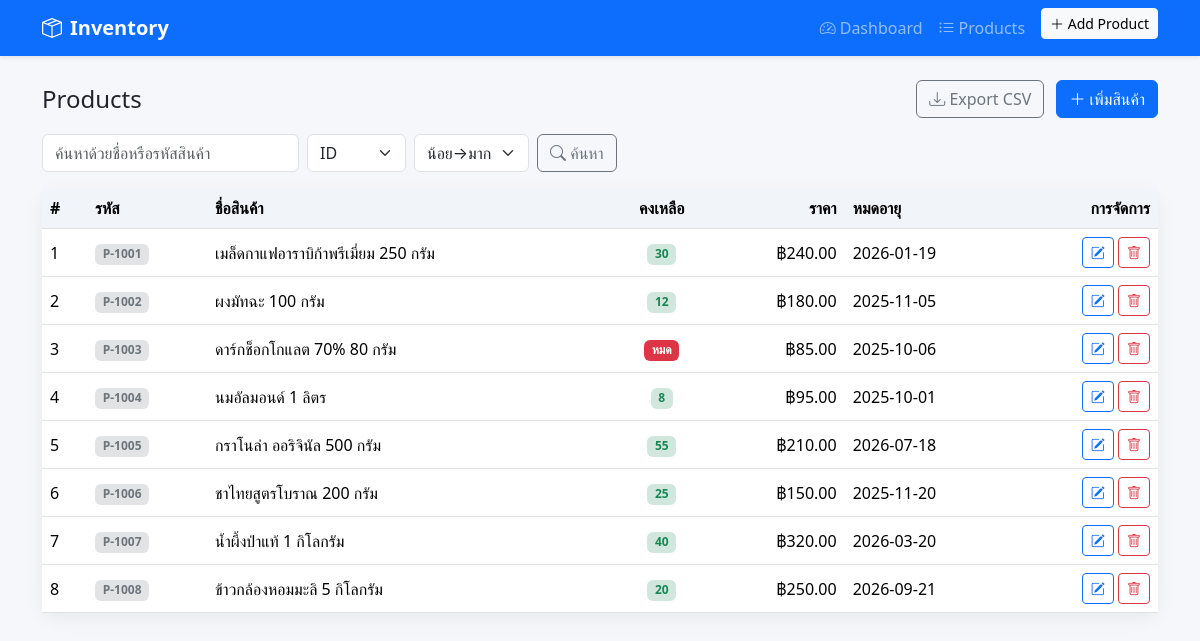
/products.php, run on the app's committed database.
### tables this page shows
CREATE TABLE IF NOT EXISTS products (
  id INT AUTO_INCREMENT PRIMARY KEY,
  product_code VARCHAR(50) NOT NULL UNIQUE,
  name VARCHAR(255) NOT NULL,
  quantity INT NOT NULL DEFAULT 0,
  price DECIMAL(10,2) NOT NULL,
  expiry_date DATE
);

### src/product_functions.php (called while the page is built, shortened)
<?php
require_once __DIR__ . '/connect_db.php';
function listProducts(string $q = '', int $page = 1, int $perPage = 10, string $orderBy = 'id', string $orderDir = 'ASC'): array {
  global $pdo;
  $page    = max(1, (int)$page);
  $perPage = max(1, min(100, (int)$perPage));
  $offset  = ($page - 1) * $perPage;
  $params = [];
  $where  = '';
    $allowed = ['id','product_code','name','quantity','price','expiry_date'];
    $orderDir = strtoupper($orderDir) === 'DESC' ? 'DESC' : 'ASC';
  $countSql = "SELECT COUNT(*) FROM products $where";
  $countStmt = $pdo->prepare($countSql);
  $countStmt->execute($params);
  $total = (int)$countStmt->fetchColumn();
  $sql = "SELECT * FROM products $where
      ORDER BY $orderBy $orderDir
      LIMIT $perPage OFFSET $offset";
  $stmt = $pdo->prepare($sql);
  $stmt->execute();
  return [
    'items'   => $stmt->fetchAll(),
    'total'   => $total,
    'page'    => $page,
    'perPage' => $perPage,
    'pages'   => (int)ceil($total / $perPage),
  ];
}

### public/products.php (the view, shortened to what this page needs)
<?php
require_once __DIR__ . '/../src/product_functions.php';
include __DIR__ . '/../templates/header.php';
$q = trim($_GET['q'] ?? '');
$page = max(1, (int)($_GET['page'] ?? 1));
$perPage = 10;
$orderBy = $_GET['orderBy'] ?? 'id';
$orderDir = $_GET['orderDir'] ?? 'ASC';
$result = listProducts($q, $page, $perPage, $orderBy, $orderDir);
$items = $result['items'];
?>
<div class="container">
  <div class="d-flex justify-content-between align-items-center mb-3">
    <h1 class="h4 mb-0">Products</h1>
    <div>
      <a href="export_csv.php?q=<?= urlencode($q) ?>&orderBy=<?= urlencode($orderBy) ?>&orderDir=<?= urlencode($orderDir) ?>" class="btn btn-outline-secondary me-2"><i class="bi bi-download"></i> Export CSV</a>
      <a href="add_product.php" class="btn btn-primary"><i class="bi bi-plus-lg me-1"></i>เพิ่มสินค้า</a>
    </div>
  </div>
  <form class="row g-2 mb-3" method="get" id="search-form">
    <div class="col-auto">
      <input type="text" class="form-control" name="q" value="<?= htmlspecialchars($q) ?>" placeholder="ค้นหาด้วยชื่อหรือรหัสสินค้า" id="search-input">
    </div>
    <div class="col-auto">
      <select name="orderBy" id="orderBy" class="form-select">
        <?php
        $cols = ['id' => 'ID', 'product_code' => 'รหัส', 'name' => 'ชื่อ', 'quantity' => 'คงเหลือ', 'price' => 'ราคา', 'expiry_date' => 'หมดอายุ'];
        foreach ($cols as $key => $label) {
            $sel = ($orderBy === $key) ? 'selected' : '';
            echo "<option value=\"{$key}\" {$sel}>{$label}</option>";
        }
        ?>
      </select>
    </div>
    <div class="col-auto">
      <select name="orderDir" id="orderDir" class="form-select">
        <option value="ASC" <?= $orderDir === 'ASC' ? 'selected' : '' ?>>น้อย→มาก</option>
      </select>
    </div>
    <div class="col-auto">
      <button class="btn btn-outline-secondary"><i class="bi bi-search"></i> ค้นหา</button>
    </div>
  </form>
  <div class="card">
    <div class="table-responsive">
      <table class="table align-middle mb-0">
        <thead>
          <tr>
            <th>#</th>
            <th>รหัส</th>
            <th>ชื่อสินค้า</th>
            <th class="text-center">คงเหลือ</th>
            <th class="text-end">ราคา</th>
            <th>หมดอายุ</th>
            <th class="text-end">การจัดการ</th>
          </tr>
        </thead>
  <tbody id="products-table-body">
        <?php if (!$items): ?>
          <tr><td colspan="7" class="text-center text-muted py-4">ไม่พบรายการ</td></tr>
        <?php else: foreach ($items as $i => $p): ?>
          <tr>
            <td><?= (($page-1)*$perPage) + $i + 1 ?></td>
            <td><span class="badge bg-secondary-subtle text-secondary"><?= htmlspecialchars($p['product_code']) ?></span></td>
            <td><?= htmlspecialchars($p['name']) ?></td>
            <td class="text-center">
              <?php if ((int)$p['quantity'] <= 0): ?>
                <span class="badge bg-danger">หมด</span>
              <?php elseif ((int)$p['quantity'] <= 5): ?>
                <span class="badge bg-warning text-dark"><?= (int)$p['quantity'] ?></span>
              <?php else: ?>
                <span class="badge bg-success-subtle text-success"><?= (int)$p['quantity'] ?></span>
              <?php endif; ?>
            </td>
            <td class="text-end">฿<?= number_format((float)$p['price'], 2) ?></td>
            <td><?= $p['expiry_date'] ?: '-' ?></td>
            <td class="text-end">
              <a href="edit_product.php?id=<?= $p['id'] ?>" class="btn btn-sm btn-outline-primary"><i class="bi bi-pencil-square"></i></a>
              <a href="delete_product.php?id=<?= $p['id'] ?>" class="btn btn-sm btn-outline-danger" onclick="return confirm('ลบสินค้า?');"><i class="bi bi-trash"></i></a>
            </td>
          </tr>
        <?php endforeach; endif; ?>
        </tbody>
      </table>
    </div>
  </div>
</div>

### public/assets/css/styles.css (style rules this page uses)
:root { --card-radius: 16px; }
body { background-color:#f5f7fb; }
.card { border:0; border-radius:var(--card-radius); box-shadow:0 6px 20px rgba(0,0,0,0.06); }
.table thead th { background:#f1f4f9; }

### data on the page
products: i "1", product_code "P-1001", name "เมล็ดกาแฟอาราบิก้าพรีเมี่ยม 250 กรัม", quantity "30", price "240.00", expiry_date "2026-01-19"
products: i "2", product_code "P-1002", name "ผงมัทฉะ 100 กรัม", quantity "12", price "180.00", expiry_date "2025-11-05"
products: i "3", product_code "P-1003", name "ดาร์กช็อกโกแลต 70% 80 กรัม", quantity "หมด", price "85.00", expiry_date "2025-10-06"
products: i "4", product_code "P-1004", name "นมอัลมอนด์ 1 ลิตร", quantity "8", price "95.00", expiry_date "2025-10-01"
products: i "5", product_code "P-1005", name "กราโนล่า ออริจินัล 500 กรัม", quantity "55", price "210.00", expiry_date "2026-07-18"
products: i "6", product_code "P-1006", name "ชาไทยสูตรโบราณ 200 กรัม", quantity "25", price "150.00", expiry_date "2025-11-20"
products: i "7", product_code "P-1007", name "น้ำผึ้งป่าแท้ 1 กิโลกรัม", quantity "40", price "320.00", expiry_date "2026-03-20"
products: i "8", product_code "P-1008", name "ข้าวกล้องหอมมะลิ 5 กิโลกรัม", quantity "20", price "250.00", expiry_date "2026-09-21"

### other printed values
form field orderBy "ID"
